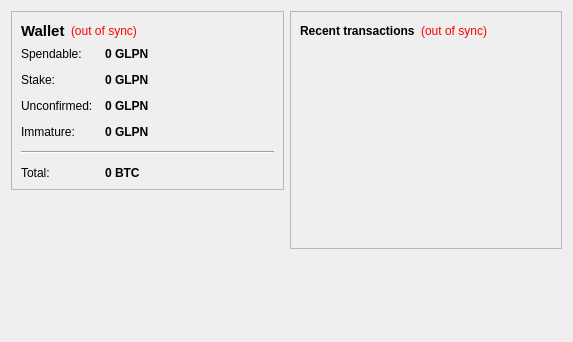
<?xml version="1.0" encoding="UTF-8"?>
<ui version="4.0">
 <class>OverviewPage</class>
 <widget class="QWidget" name="OverviewPage">
  <property name="geometry">
   <rect>
    <x>0</x>
    <y>0</y>
    <width>573</width>
    <height>342</height>
   </rect>
  </property>
  <property name="windowTitle">
   <string>Form</string>
  </property>
  <layout class="QHBoxLayout" name="horizontalLayout" stretch="1,1">
   <item>
    <layout class="QVBoxLayout" name="verticalLayout_2">
     <item>
      <widget class="QFrame" name="frame">
       <property name="frameShape">
        <enum>QFrame::StyledPanel</enum>
       </property>
       <property name="frameShadow">
        <enum>QFrame::Raised</enum>
       </property>
       <layout class="QVBoxLayout" name="verticalLayout_4">
        <item>
         <layout class="QHBoxLayout" name="horizontalLayout_4">
          <item>
           <widget class="QLabel" name="label_5">
            <property name="font">
             <font>
              <pointsize>11</pointsize>
              <weight>75</weight>
              <bold>true</bold>
             </font>
            </property>
            <property name="text">
             <string>Wallet</string>
            </property>
           </widget>
          </item>
          <item>
           <widget class="QLabel" name="labelWalletStatus">
            <property name="toolTip">
             <string>The displayed information may be out of date. Your wallet automatically synchronizes with the GlobalPayNet network after a connection is established, but this process has not completed yet.</string>
            </property>
            <property name="styleSheet">
             <string notr="true">QLabel { color: red; }</string>
            </property>
            <property name="text">
             <string notr="true">(out of sync)</string>
            </property>
            <property name="alignment">
             <set>Qt::AlignLeading|Qt::AlignLeft|Qt::AlignVCenter</set>
            </property>
           </widget>
          </item>
          <item>
           <spacer name="horizontalSpacer_2">
            <property name="orientation">
             <enum>Qt::Horizontal</enum>
            </property>
            <property name="sizeHint" stdset="0">
             <size>
              <width>40</width>
              <height>20</height>
             </size>
            </property>
           </spacer>
          </item>
         </layout>
        </item>
        <item>
         <layout class="QFormLayout" name="formLayout_2">
          <property name="fieldGrowthPolicy">
           <enum>QFormLayout::AllNonFixedFieldsGrow</enum>
          </property>
          <property name="horizontalSpacing">
           <number>12</number>
          </property>
          <property name="verticalSpacing">
           <number>12</number>
          </property>
          <item row="0" column="0">
           <widget class="QLabel" name="label">
            <property name="text">
             <string>Spendable:</string>
            </property>
           </widget>
          </item>
          <item row="0" column="1">
           <widget class="QLabel" name="labelBalance">
            <property name="font">
             <font>
              <weight>75</weight>
              <bold>true</bold>
             </font>
            </property>
            <property name="cursor">
             <cursorShape>IBeamCursor</cursorShape>
            </property>
            <property name="toolTip">
             <string>Your current spendable balance</string>
            </property>
            <property name="text">
             <string notr="true">0 GLPN</string>
            </property>
            <property name="textInteractionFlags">
             <set>Qt::LinksAccessibleByMouse|Qt::TextSelectableByKeyboard|Qt::TextSelectableByMouse</set>
            </property>
           </widget>
          </item>
          <item row="1" column="0">
           <widget class="QLabel" name="label_6">
            <property name="text">
             <string>Stake:</string>
            </property>
           </widget>
          </item>
          <item row="1" column="1">
           <widget class="QLabel" name="labelStake">
            <property name="font">
             <font>
              <weight>75</weight>
              <bold>true</bold>
             </font>
            </property>
            <property name="cursor">
             <cursorShape>IBeamCursor</cursorShape>
            </property>
            <property name="toolTip">
             <string>Total of coins that was staked, and do not yet count toward the current balance</string>
            </property>
            <property name="text">
             <string notr="true">0 GLPN</string>
            </property>
            <property name="textInteractionFlags">
             <set>Qt::LinksAccessibleByMouse|Qt::TextSelectableByKeyboard|Qt::TextSelectableByMouse</set>
            </property>
           </widget>
          </item>
          <item row="2" column="0">
           <widget class="QLabel" name="label_3">
            <property name="text">
             <string>Unconfirmed:</string>
            </property>
           </widget>
          </item>
          <item row="2" column="1">
           <widget class="QLabel" name="labelUnconfirmed">
            <property name="font">
             <font>
              <weight>75</weight>
              <bold>true</bold>
             </font>
            </property>
            <property name="cursor">
             <cursorShape>IBeamCursor</cursorShape>
            </property>
            <property name="toolTip">
             <string>Total of transactions that have yet to be confirmed, and do not yet count toward the current balance</string>
            </property>
            <property name="text">
             <string notr="true">0 GLPN</string>
            </property>
            <property name="textInteractionFlags">
             <set>Qt::LinksAccessibleByMouse|Qt::TextSelectableByKeyboard|Qt::TextSelectableByMouse</set>
            </property>
           </widget>
          </item>
          <item row="3" column="0">
           <widget class="QLabel" name="labelImmatureText">
            <property name="text">
             <string>Immature:</string>
            </property>
           </widget>
          </item>
          <item row="3" column="1">
           <widget class="QLabel" name="labelImmature">
            <property name="font">
             <font>
              <weight>75</weight>
              <bold>true</bold>
             </font>
            </property>
            <property name="toolTip">
             <string>Mined balance that has not yet matured</string>
            </property>
            <property name="text">
             <string notr="true">0 GLPN</string>
            </property>
            <property name="textInteractionFlags">
             <set>Qt::LinksAccessibleByMouse|Qt::TextSelectableByKeyboard|Qt::TextSelectableByMouse</set>
            </property>
           </widget>
          </item>
          <item row="4" column="0" colspan="2">
           <widget class="Line" name="line">
            <property name="orientation">
             <enum>Qt::Horizontal</enum>
            </property>
           </widget>
          </item>
          <item row="5" column="0">
           <widget class="QLabel" name="labelTotalText">
            <property name="text">
             <string>Total:</string>
            </property>
           </widget>
          </item>
          <item row="5" column="1">
           <widget class="QLabel" name="labelTotal">
            <property name="font">
             <font>
              <weight>75</weight>
              <bold>true</bold>
             </font>
            </property>
            <property name="cursor">
             <cursorShape>IBeamCursor</cursorShape>
            </property>
            <property name="toolTip">
             <string>Your current total balance</string>
            </property>
            <property name="text">
             <string notr="true">0 BTC</string>
            </property>
            <property name="textInteractionFlags">
             <set>Qt::LinksAccessibleByMouse|Qt::TextSelectableByKeyboard|Qt::TextSelectableByMouse</set>
            </property>
           </widget>
          </item>
         </layout>
        </item>
       </layout>
      </widget>
     </item>
     <item>
      <spacer name="verticalSpacer">
       <property name="orientation">
        <enum>Qt::Vertical</enum>
       </property>
       <property name="sizeHint" stdset="0">
        <size>
         <width>20</width>
         <height>40</height>
        </size>
       </property>
      </spacer>
     </item>
    </layout>
   </item>
   <item>
    <layout class="QVBoxLayout" name="verticalLayout_3">
     <item>
      <widget class="QFrame" name="frame_2">
       <property name="frameShape">
        <enum>QFrame::StyledPanel</enum>
       </property>
       <property name="frameShadow">
        <enum>QFrame::Raised</enum>
       </property>
       <layout class="QVBoxLayout" name="verticalLayout">
        <item>
         <layout class="QHBoxLayout" name="horizontalLayout_2">
          <item>
           <widget class="QLabel" name="label_4">
            <property name="text">
             <string>&lt;b&gt;Recent transactions&lt;/b&gt;</string>
            </property>
           </widget>
          </item>
          <item>
           <widget class="QLabel" name="labelTransactionsStatus">
            <property name="toolTip">
             <string>The displayed information may be out of date. Your wallet automatically synchronizes with the GlobalPayNet network after a connection is established, but this process has not completed yet.</string>
            </property>
            <property name="styleSheet">
             <string notr="true">QLabel { color: red; }</string>
            </property>
            <property name="text">
             <string notr="true">(out of sync)</string>
            </property>
            <property name="alignment">
             <set>Qt::AlignRight|Qt::AlignTrailing|Qt::AlignVCenter</set>
            </property>
           </widget>
          </item>
          <item>
           <spacer name="horizontalSpacer">
            <property name="orientation">
             <enum>Qt::Horizontal</enum>
            </property>
            <property name="sizeHint" stdset="0">
             <size>
              <width>40</width>
              <height>20</height>
             </size>
            </property>
           </spacer>
          </item>
         </layout>
        </item>
        <item>
         <widget class="QListView" name="listTransactions">
          <property name="styleSheet">
           <string notr="true">QListView { background: transparent; }</string>
          </property>
          <property name="frameShape">
           <enum>QFrame::NoFrame</enum>
          </property>
          <property name="verticalScrollBarPolicy">
           <enum>Qt::ScrollBarAlwaysOff</enum>
          </property>
          <property name="horizontalScrollBarPolicy">
           <enum>Qt::ScrollBarAlwaysOff</enum>
          </property>
          <property name="selectionMode">
           <enum>QAbstractItemView::NoSelection</enum>
          </property>
         </widget>
        </item>
       </layout>
      </widget>
     </item>
     <item>
      <spacer name="verticalSpacer_2">
       <property name="orientation">
        <enum>Qt::Vertical</enum>
       </property>
       <property name="sizeHint" stdset="0">
        <size>
         <width>20</width>
         <height>40</height>
        </size>
       </property>
      </spacer>
     </item>
    </layout>
   </item>
  </layout>
 </widget>
 <resources/>
 <connections/>
</ui>
